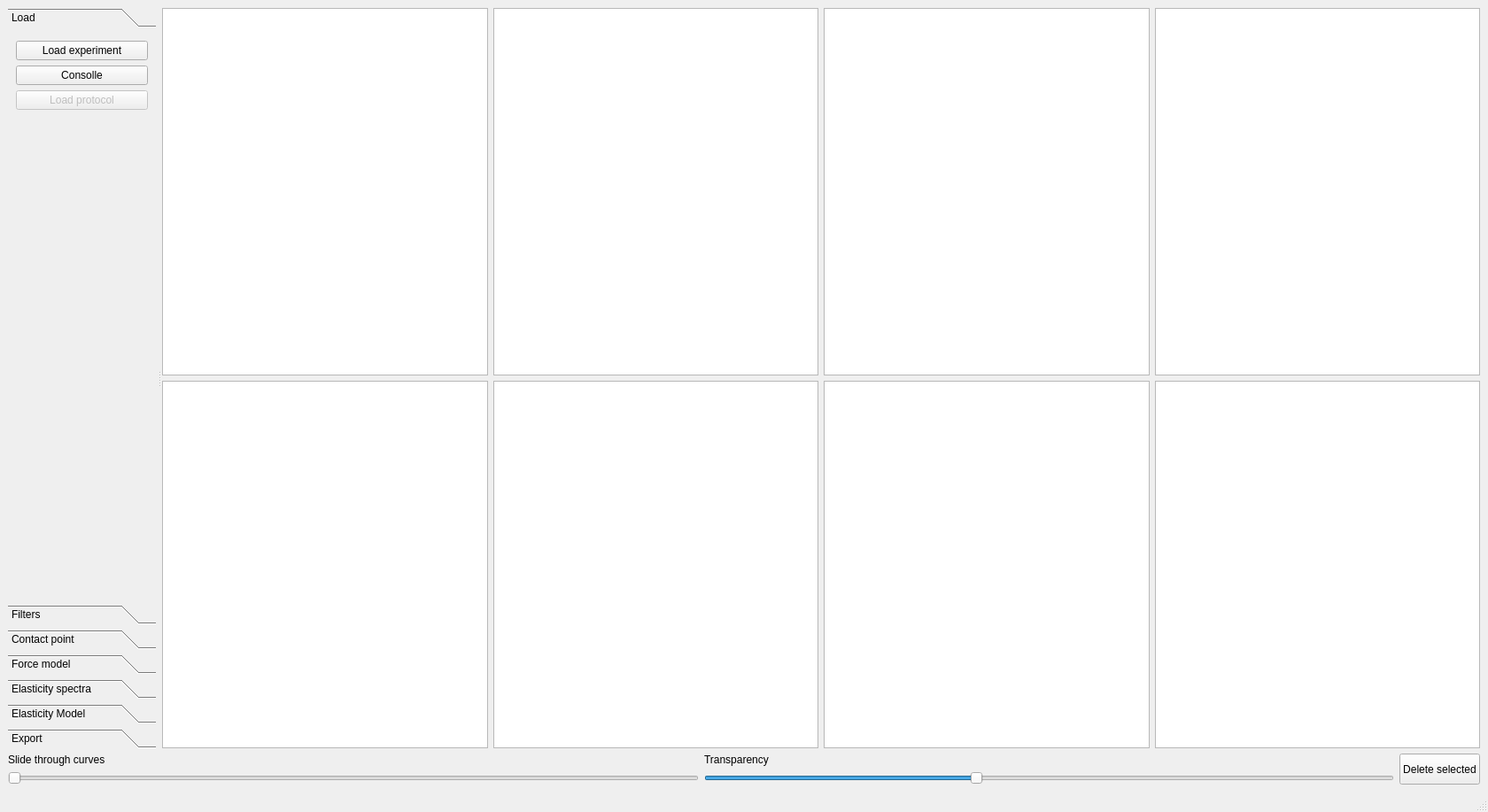
<?xml version="1.0" encoding="UTF-8"?>
<ui version="4.0">
 <class>MainWindow</class>
 <widget class="QMainWindow" name="MainWindow">
  <property name="geometry">
   <rect>
    <x>0</x>
    <y>0</y>
    <width>1680</width>
    <height>917</height>
   </rect>
  </property>
  <property name="windowTitle">
   <string>SoftMech2021</string>
  </property>
  <property name="windowIcon">
   <iconset>
    <normaloff>../../.designer/backup/ico.svg</normaloff>../../.designer/backup/ico.svg</iconset>
  </property>
  <widget class="QWidget" name="centralwidget">
   <layout class="QVBoxLayout" name="verticalLayout_10">
    <item>
     <widget class="QSplitter" name="splitter">
      <property name="sizePolicy">
       <sizepolicy hsizetype="Expanding" vsizetype="Expanding">
        <horstretch>0</horstretch>
        <verstretch>0</verstretch>
       </sizepolicy>
      </property>
      <property name="orientation">
       <enum>Qt::Horizontal</enum>
      </property>
      <property name="handleWidth">
       <number>7</number>
      </property>
      <widget class="QToolBox" name="toolBox">
       <property name="sizePolicy">
        <sizepolicy hsizetype="Minimum" vsizetype="Expanding">
         <horstretch>0</horstretch>
         <verstretch>0</verstretch>
        </sizepolicy>
       </property>
       <widget class="QWidget" name="toolBoxPage1">
        <property name="geometry">
         <rect>
          <x>0</x>
          <y>0</y>
          <width>153</width>
          <height>639</height>
         </rect>
        </property>
        <attribute name="label">
         <string>Load</string>
        </attribute>
        <layout class="QVBoxLayout" name="verticalLayout">
         <item>
          <widget class="QPushButton" name="b_load">
           <property name="text">
            <string>Load experiment</string>
           </property>
          </widget>
         </item>
         <item>
          <widget class="QPushButton" name="consolle">
           <property name="text">
            <string>Consolle</string>
           </property>
          </widget>
         </item>
         <item>
          <widget class="QPushButton" name="b_protocol">
           <property name="enabled">
            <bool>false</bool>
           </property>
           <property name="text">
            <string>Load protocol</string>
           </property>
          </widget>
         </item>
         <item>
          <spacer name="verticalSpacer_2">
           <property name="orientation">
            <enum>Qt::Vertical</enum>
           </property>
           <property name="sizeHint" stdset="0">
            <size>
             <width>20</width>
             <height>723</height>
            </size>
           </property>
          </spacer>
         </item>
        </layout>
       </widget>
       <widget class="QWidget" name="toolBoxPage2">
        <property name="geometry">
         <rect>
          <x>0</x>
          <y>0</y>
          <width>153</width>
          <height>639</height>
         </rect>
        </property>
        <attribute name="label">
         <string>Filters</string>
        </attribute>
        <layout class="QVBoxLayout" name="verticalLayout_2">
         <item>
          <widget class="QComboBox" name="sel_filter">
           <property name="sizePolicy">
            <sizepolicy hsizetype="Minimum" vsizetype="Fixed">
             <horstretch>0</horstretch>
             <verstretch>0</verstretch>
            </sizepolicy>
           </property>
           <property name="layoutDirection">
            <enum>Qt::LeftToRight</enum>
           </property>
           <property name="autoFillBackground">
            <bool>false</bool>
           </property>
           <property name="frame">
            <bool>true</bool>
           </property>
           <item>
            <property name="text">
             <string>-- add --</string>
            </property>
           </item>
          </widget>
         </item>
         <item>
          <widget class="QTabWidget" name="tabfilters">
           <property name="sizePolicy">
            <sizepolicy hsizetype="Minimum" vsizetype="Preferred">
             <horstretch>0</horstretch>
             <verstretch>0</verstretch>
            </sizepolicy>
           </property>
           <property name="tabPosition">
            <enum>QTabWidget::North</enum>
           </property>
           <property name="currentIndex">
            <number>-1</number>
           </property>
           <property name="usesScrollButtons">
            <bool>true</bool>
           </property>
           <property name="documentMode">
            <bool>false</bool>
           </property>
           <property name="tabsClosable">
            <bool>true</bool>
           </property>
           <property name="movable">
            <bool>true</bool>
           </property>
           <property name="tabBarAutoHide">
            <bool>false</bool>
           </property>
          </widget>
         </item>
        </layout>
       </widget>
       <widget class="QWidget" name="toolBoxPage3">
        <property name="geometry">
         <rect>
          <x>0</x>
          <y>0</y>
          <width>153</width>
          <height>639</height>
         </rect>
        </property>
        <attribute name="label">
         <string>Contact point</string>
        </attribute>
        <layout class="QVBoxLayout" name="verticalLayout_3">
         <item>
          <widget class="QComboBox" name="sel_cp">
           <property name="sizePolicy">
            <sizepolicy hsizetype="Minimum" vsizetype="Fixed">
             <horstretch>0</horstretch>
             <verstretch>0</verstretch>
            </sizepolicy>
           </property>
           <item>
            <property name="text">
             <string>-- none --</string>
            </property>
           </item>
          </widget>
         </item>
         <item>
          <widget class="QGroupBox" name="box_cp">
           <property name="sizePolicy">
            <sizepolicy hsizetype="Minimum" vsizetype="Fixed">
             <horstretch>0</horstretch>
             <verstretch>0</verstretch>
            </sizepolicy>
           </property>
          </widget>
         </item>
         <item>
          <widget class="QCheckBox" name="setZeroForce">
           <property name="text">
            <string>Set CP force to 0</string>
           </property>
           <property name="checked">
            <bool>true</bool>
           </property>
          </widget>
         </item>
         <item>
          <spacer name="verticalSpacer">
           <property name="orientation">
            <enum>Qt::Vertical</enum>
           </property>
           <property name="sizeHint" stdset="0">
            <size>
             <width>20</width>
             <height>40</height>
            </size>
           </property>
          </spacer>
         </item>
        </layout>
       </widget>
       <widget class="QWidget" name="toolBoxPage4">
        <property name="geometry">
         <rect>
          <x>0</x>
          <y>0</y>
          <width>153</width>
          <height>639</height>
         </rect>
        </property>
        <attribute name="label">
         <string>Force model</string>
        </attribute>
        <layout class="QVBoxLayout" name="verticalLayout_6">
         <item>
          <widget class="QComboBox" name="sel_fmodel">
           <property name="sizePolicy">
            <sizepolicy hsizetype="Minimum" vsizetype="Fixed">
             <horstretch>0</horstretch>
             <verstretch>0</verstretch>
            </sizepolicy>
           </property>
           <item>
            <property name="text">
             <string>-- none --</string>
            </property>
           </item>
          </widget>
         </item>
         <item>
          <widget class="QGroupBox" name="box_fmodel">
           <property name="sizePolicy">
            <sizepolicy hsizetype="Minimum" vsizetype="Fixed">
             <horstretch>0</horstretch>
             <verstretch>0</verstretch>
            </sizepolicy>
           </property>
          </widget>
         </item>
         <item>
          <layout class="QFormLayout" name="formLayout">
           <item row="0" column="0">
            <widget class="QLabel" name="label_9">
             <property name="text">
              <string>Min ind [nm]</string>
             </property>
            </widget>
           </item>
           <item row="0" column="1">
            <widget class="QSpinBox" name="zi_min">
             <property name="minimum">
              <number>0</number>
             </property>
             <property name="maximum">
              <number>9999</number>
             </property>
             <property name="value">
              <number>0</number>
             </property>
            </widget>
           </item>
           <item row="1" column="0">
            <widget class="QLabel" name="label_11">
             <property name="text">
              <string>Max ind [nm]</string>
             </property>
            </widget>
           </item>
           <item row="1" column="1">
            <widget class="QSpinBox" name="zi_max">
             <property name="minimum">
              <number>0</number>
             </property>
             <property name="maximum">
              <number>9999</number>
             </property>
             <property name="value">
              <number>800</number>
             </property>
            </widget>
           </item>
          </layout>
         </item>
         <item>
          <widget class="QGroupBox" name="f_params">
           <property name="sizePolicy">
            <sizepolicy hsizetype="Minimum" vsizetype="Preferred">
             <horstretch>0</horstretch>
             <verstretch>0</verstretch>
            </sizepolicy>
           </property>
           <property name="title">
            <string>View params</string>
           </property>
          </widget>
         </item>
         <item>
          <spacer name="verticalSpacer_3">
           <property name="orientation">
            <enum>Qt::Vertical</enum>
           </property>
           <property name="sizeHint" stdset="0">
            <size>
             <width>20</width>
             <height>40</height>
            </size>
           </property>
          </spacer>
         </item>
        </layout>
       </widget>
       <widget class="QWidget" name="toolBoxPage5">
        <property name="geometry">
         <rect>
          <x>0</x>
          <y>0</y>
          <width>153</width>
          <height>639</height>
         </rect>
        </property>
        <attribute name="label">
         <string>Elasticity spectra</string>
        </attribute>
        <layout class="QVBoxLayout" name="verticalLayout_7">
         <item>
          <layout class="QHBoxLayout" name="horizontalLayout_3">
           <item>
            <widget class="QLabel" name="label_13">
             <property name="sizePolicy">
              <sizepolicy hsizetype="Minimum" vsizetype="Preferred">
               <horstretch>0</horstretch>
               <verstretch>0</verstretch>
              </sizepolicy>
             </property>
             <property name="text">
              <string>Interpolate</string>
             </property>
            </widget>
           </item>
           <item>
            <widget class="QCheckBox" name="es_interpolate">
             <property name="text">
              <string/>
             </property>
             <property name="checked">
              <bool>true</bool>
             </property>
            </widget>
           </item>
          </layout>
         </item>
         <item>
          <layout class="QHBoxLayout" name="horizontalLayout">
           <item>
            <widget class="QLabel" name="label_21">
             <property name="sizePolicy">
              <sizepolicy hsizetype="Minimum" vsizetype="Preferred">
               <horstretch>0</horstretch>
               <verstretch>0</verstretch>
              </sizepolicy>
             </property>
             <property name="text">
              <string>Order</string>
             </property>
            </widget>
           </item>
           <item>
            <widget class="QSpinBox" name="es_order">
             <property name="minimum">
              <number>1</number>
             </property>
             <property name="maximum">
              <number>9</number>
             </property>
             <property name="value">
              <number>2</number>
             </property>
            </widget>
           </item>
          </layout>
         </item>
         <item>
          <layout class="QHBoxLayout" name="horizontalLayout_2">
           <item>
            <widget class="QLabel" name="label_8">
             <property name="sizePolicy">
              <sizepolicy hsizetype="Minimum" vsizetype="Preferred">
               <horstretch>0</horstretch>
               <verstretch>0</verstretch>
              </sizepolicy>
             </property>
             <property name="text">
              <string>Window</string>
             </property>
            </widget>
           </item>
           <item>
            <widget class="QSpinBox" name="es_win">
             <property name="minimum">
              <number>3</number>
             </property>
             <property name="maximum">
              <number>9999</number>
             </property>
             <property name="value">
              <number>61</number>
             </property>
            </widget>
           </item>
          </layout>
         </item>
         <item>
          <spacer name="verticalSpacer_4">
           <property name="orientation">
            <enum>Qt::Vertical</enum>
           </property>
           <property name="sizeHint" stdset="0">
            <size>
             <width>20</width>
             <height>40</height>
            </size>
           </property>
          </spacer>
         </item>
        </layout>
       </widget>
       <widget class="QWidget" name="toolBoxPage6">
        <property name="geometry">
         <rect>
          <x>0</x>
          <y>0</y>
          <width>153</width>
          <height>639</height>
         </rect>
        </property>
        <attribute name="label">
         <string>Elasticity Model</string>
        </attribute>
        <layout class="QVBoxLayout" name="verticalLayout_8">
         <item>
          <widget class="QComboBox" name="sel_emodel">
           <property name="sizePolicy">
            <sizepolicy hsizetype="Minimum" vsizetype="Fixed">
             <horstretch>0</horstretch>
             <verstretch>0</verstretch>
            </sizepolicy>
           </property>
           <item>
            <property name="text">
             <string>-- none --</string>
            </property>
           </item>
          </widget>
         </item>
         <item>
          <widget class="QGroupBox" name="box_emodel">
           <property name="sizePolicy">
            <sizepolicy hsizetype="Minimum" vsizetype="Fixed">
             <horstretch>0</horstretch>
             <verstretch>0</verstretch>
            </sizepolicy>
           </property>
          </widget>
         </item>
         <item>
          <layout class="QFormLayout" name="formLayout_3">
           <item row="0" column="0">
            <widget class="QLabel" name="label_12">
             <property name="sizePolicy">
              <sizepolicy hsizetype="Minimum" vsizetype="Preferred">
               <horstretch>0</horstretch>
               <verstretch>0</verstretch>
              </sizepolicy>
             </property>
             <property name="text">
              <string>Min ind [nm]</string>
             </property>
            </widget>
           </item>
           <item row="0" column="1">
            <widget class="QSpinBox" name="ze_min">
             <property name="minimum">
              <number>0</number>
             </property>
             <property name="maximum">
              <number>9999</number>
             </property>
             <property name="value">
              <number>0</number>
             </property>
            </widget>
           </item>
           <item row="1" column="0">
            <widget class="QLabel" name="label_14">
             <property name="sizePolicy">
              <sizepolicy hsizetype="Minimum" vsizetype="Preferred">
               <horstretch>0</horstretch>
               <verstretch>0</verstretch>
              </sizepolicy>
             </property>
             <property name="text">
              <string>Max ind [nm]</string>
             </property>
            </widget>
           </item>
           <item row="1" column="1">
            <widget class="QSpinBox" name="ze_max">
             <property name="minimum">
              <number>0</number>
             </property>
             <property name="maximum">
              <number>9999</number>
             </property>
             <property name="value">
              <number>800</number>
             </property>
            </widget>
           </item>
          </layout>
         </item>
         <item>
          <widget class="QGroupBox" name="e_params">
           <property name="sizePolicy">
            <sizepolicy hsizetype="Minimum" vsizetype="Preferred">
             <horstretch>0</horstretch>
             <verstretch>0</verstretch>
            </sizepolicy>
           </property>
           <property name="title">
            <string>View params</string>
           </property>
          </widget>
         </item>
         <item>
          <spacer name="verticalSpacer_5">
           <property name="orientation">
            <enum>Qt::Vertical</enum>
           </property>
           <property name="sizeHint" stdset="0">
            <size>
             <width>20</width>
             <height>40</height>
            </size>
           </property>
          </spacer>
         </item>
        </layout>
       </widget>
       <widget class="QWidget" name="toolBoxPage7">
        <property name="geometry">
         <rect>
          <x>0</x>
          <y>0</y>
          <width>176</width>
          <height>622</height>
         </rect>
        </property>
        <attribute name="label">
         <string>Export</string>
        </attribute>
        <layout class="QVBoxLayout" name="verticalLayout_9">
         <item>
          <widget class="QComboBox" name="sel_exp">
           <property name="sizePolicy">
            <sizepolicy hsizetype="Minimum" vsizetype="Fixed">
             <horstretch>0</horstretch>
             <verstretch>0</verstretch>
            </sizepolicy>
           </property>
           <item>
            <property name="text">
             <string>-- none --</string>
            </property>
           </item>
          </widget>
         </item>
         <item>
          <widget class="QGroupBox" name="box_exp">
           <property name="sizePolicy">
            <sizepolicy hsizetype="Minimum" vsizetype="Fixed">
             <horstretch>0</horstretch>
             <verstretch>0</verstretch>
            </sizepolicy>
           </property>
          </widget>
         </item>
         <item>
          <layout class="QHBoxLayout" name="horizontalLayout_5">
           <item>
            <widget class="QPushButton" name="previewButton">
             <property name="text">
              <string>Preview</string>
             </property>
            </widget>
           </item>
           <item>
            <widget class="QPushButton" name="exportButton">
             <property name="text">
              <string>Save</string>
             </property>
            </widget>
           </item>
          </layout>
         </item>
         <item>
          <spacer name="verticalSpacer_6">
           <property name="orientation">
            <enum>Qt::Vertical</enum>
           </property>
           <property name="sizeHint" stdset="0">
            <size>
             <width>20</width>
             <height>40</height>
            </size>
           </property>
          </spacer>
         </item>
        </layout>
       </widget>
      </widget>
      <widget class="QWidget" name="layoutWidget">
       <layout class="QGridLayout" name="gridLayout">
        <item row="0" column="0">
         <widget class="PlotWidget" name="g_fz_all"/>
        </item>
        <item row="0" column="1">
         <widget class="PlotWidget" name="g_fizi_all"/>
        </item>
        <item row="0" column="2">
         <widget class="PlotWidget" name="g_eze_all">
          <property name="enabled">
           <bool>true</bool>
          </property>
          <property name="font">
           <font>
            <weight>75</weight>
            <bold>true</bold>
           </font>
          </property>
          <property name="acceptDrops">
           <bool>true</bool>
          </property>
          <property name="interactive">
           <bool>true</bool>
          </property>
         </widget>
        </item>
        <item row="0" column="3">
         <widget class="PlotWidget" name="g_scatter1">
          <property name="enabled">
           <bool>true</bool>
          </property>
          <property name="sizePolicy">
           <sizepolicy hsizetype="Expanding" vsizetype="Expanding">
            <horstretch>0</horstretch>
            <verstretch>0</verstretch>
           </sizepolicy>
          </property>
          <property name="lineWidth">
           <number>0</number>
          </property>
          <property name="midLineWidth">
           <number>0</number>
          </property>
          <property name="alignment">
           <set>Qt::AlignCenter</set>
          </property>
         </widget>
        </item>
        <item row="1" column="0">
         <widget class="PlotWidget" name="g_fz_single"/>
        </item>
        <item row="1" column="1">
         <widget class="PlotWidget" name="g_fizi_single">
          <property name="enabled">
           <bool>true</bool>
          </property>
          <property name="interactive">
           <bool>true</bool>
          </property>
         </widget>
        </item>
        <item row="1" column="2">
         <widget class="PlotWidget" name="g_eze_single">
          <property name="enabled">
           <bool>true</bool>
          </property>
         </widget>
        </item>
        <item row="1" column="3">
         <widget class="PlotWidget" name="g_scatter2">
          <property name="enabled">
           <bool>true</bool>
          </property>
          <property name="sizePolicy">
           <sizepolicy hsizetype="Expanding" vsizetype="Expanding">
            <horstretch>0</horstretch>
            <verstretch>0</verstretch>
           </sizepolicy>
          </property>
          <property name="lineWidth">
           <number>0</number>
          </property>
          <property name="midLineWidth">
           <number>0</number>
          </property>
          <property name="alignment">
           <set>Qt::AlignCenter</set>
          </property>
         </widget>
        </item>
       </layout>
      </widget>
     </widget>
    </item>
    <item>
     <layout class="QHBoxLayout" name="horizontalLayout_4" stretch="3,3,0">
      <item>
       <layout class="QVBoxLayout" name="verticalLayout_4">
        <item>
         <widget class="QLabel" name="label">
          <property name="sizePolicy">
           <sizepolicy hsizetype="Preferred" vsizetype="Minimum">
            <horstretch>0</horstretch>
            <verstretch>0</verstretch>
           </sizepolicy>
          </property>
          <property name="text">
           <string>Slide through curves</string>
          </property>
         </widget>
        </item>
        <item>
         <widget class="QSlider" name="slid_cv">
          <property name="sizePolicy">
           <sizepolicy hsizetype="Preferred" vsizetype="Fixed">
            <horstretch>0</horstretch>
            <verstretch>0</verstretch>
           </sizepolicy>
          </property>
          <property name="orientation">
           <enum>Qt::Horizontal</enum>
          </property>
         </widget>
        </item>
       </layout>
      </item>
      <item>
       <layout class="QVBoxLayout" name="verticalLayout_5">
        <item>
         <widget class="QLabel" name="label_2">
          <property name="sizePolicy">
           <sizepolicy hsizetype="Preferred" vsizetype="Minimum">
            <horstretch>0</horstretch>
            <verstretch>0</verstretch>
           </sizepolicy>
          </property>
          <property name="text">
           <string>Transparency </string>
          </property>
         </widget>
        </item>
        <item>
         <widget class="QSlider" name="slid_alpha">
          <property name="sizePolicy">
           <sizepolicy hsizetype="Preferred" vsizetype="Minimum">
            <horstretch>0</horstretch>
            <verstretch>0</verstretch>
           </sizepolicy>
          </property>
          <property name="maximum">
           <number>255</number>
          </property>
          <property name="singleStep">
           <number>1</number>
          </property>
          <property name="value">
           <number>100</number>
          </property>
          <property name="orientation">
           <enum>Qt::Horizontal</enum>
          </property>
         </widget>
        </item>
       </layout>
      </item>
      <item>
       <widget class="QPushButton" name="delcurve">
        <property name="sizePolicy">
         <sizepolicy hsizetype="Minimum" vsizetype="Preferred">
          <horstretch>0</horstretch>
          <verstretch>0</verstretch>
         </sizepolicy>
        </property>
        <property name="text">
         <string>Delete selected</string>
        </property>
       </widget>
      </item>
     </layout>
    </item>
   </layout>
  </widget>
  <widget class="QStatusBar" name="statusbar"/>
 </widget>
 <customwidgets>
  <customwidget>
   <class>PlotWidget</class>
   <extends>QGraphicsView</extends>
   <header location="global">pyqtgraph</header>
  </customwidget>
 </customwidgets>
 <resources/>
 <connections/>
</ui>
